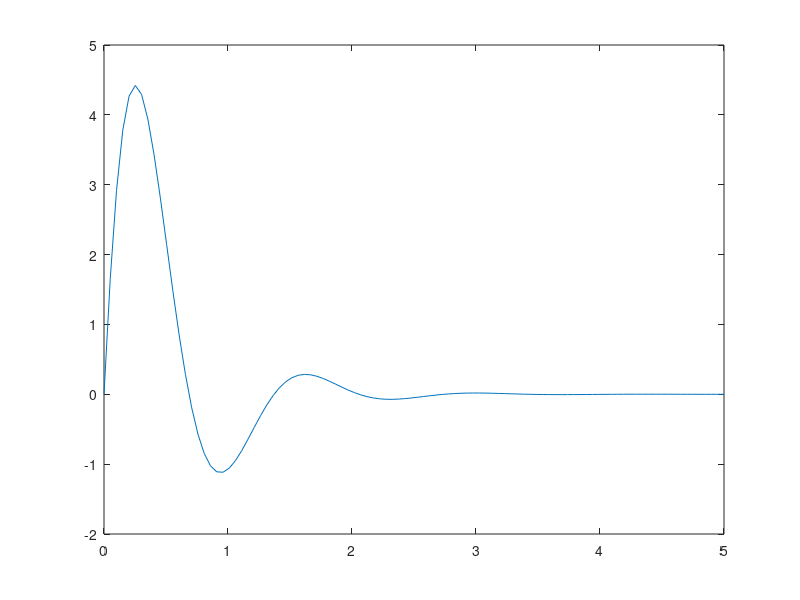

This chart was generated by the following MATLAB code:
clc;
clear all;
close all;
zeta=0.4;
omegan=5;
vinital=8;
omegad=omegan.*sqrt(1-zeta^2);
t=linspace(0,5,100);
x=exp(-zeta .*omegan*t) .*vinital .*sin(omegad*t);
plot(t,x);
